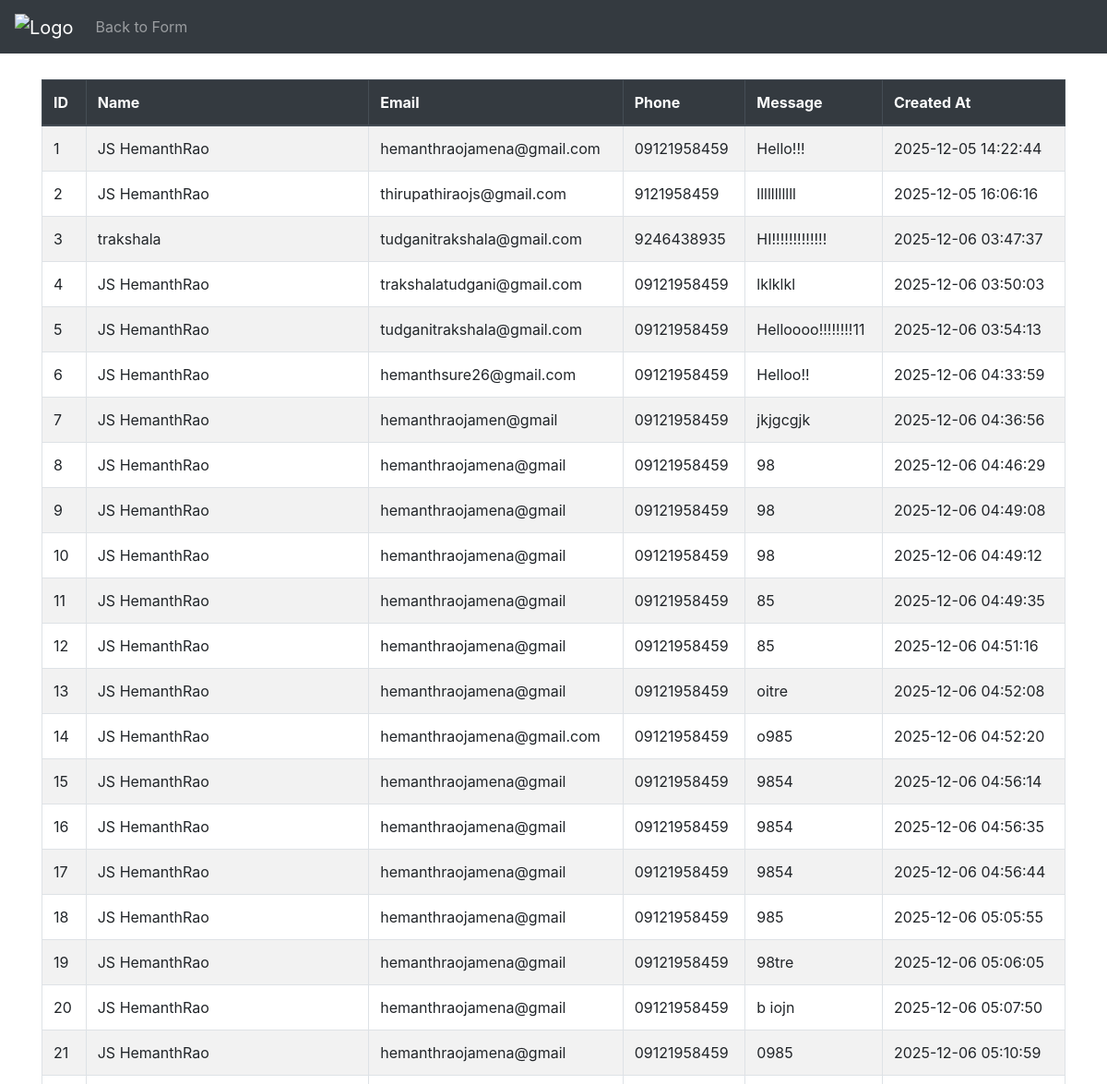
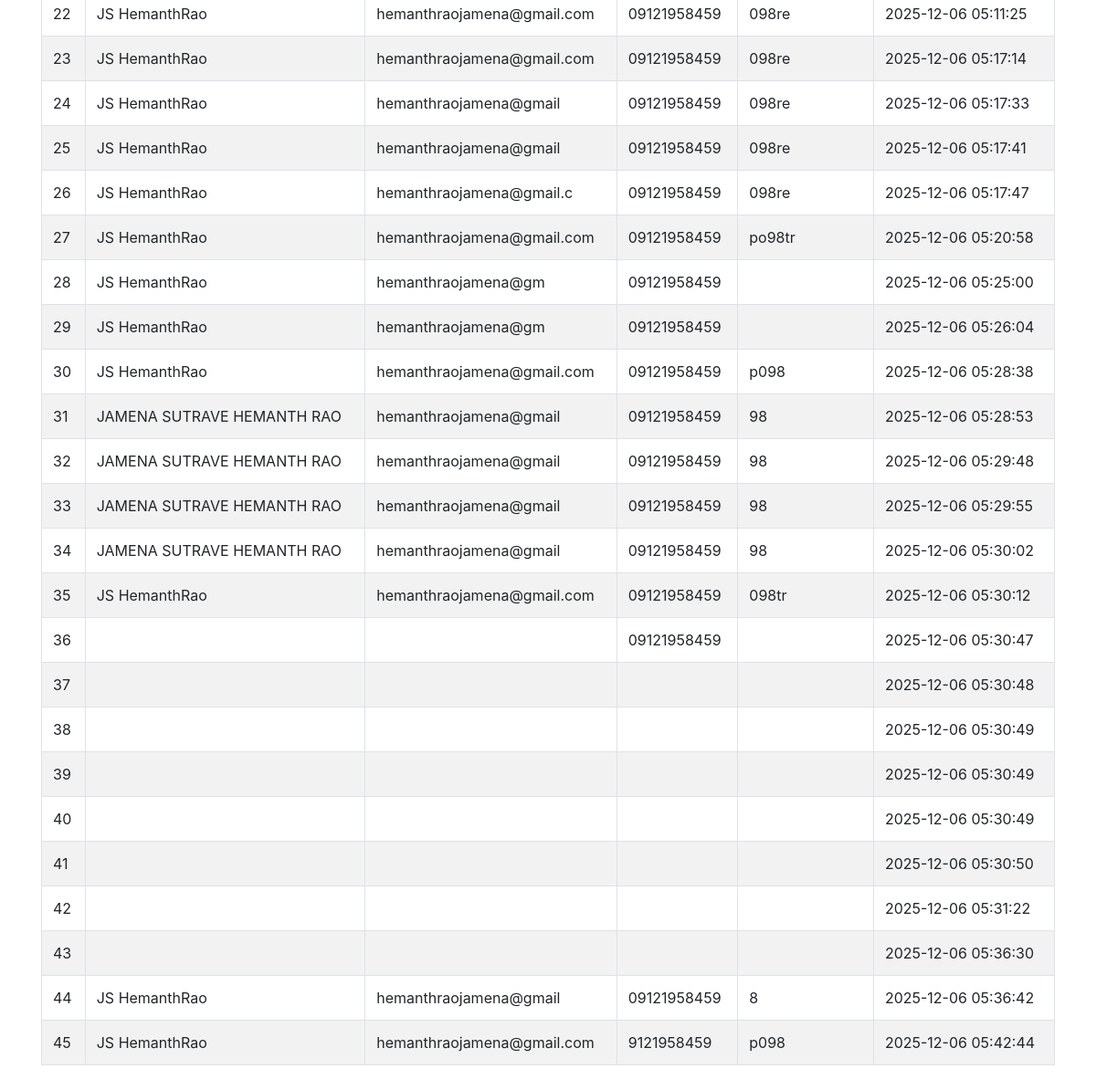
The page /view.php on the database its author committed (2 pictures, top to bottom).
### tables this page shows
CREATE TABLE `contact_form` (
  `id` int(11) NOT NULL,
  `name` varchar(100) DEFAULT NULL,
  `email` varchar(100) DEFAULT NULL,
  `phone` varchar(15) DEFAULT NULL,
  `message` text DEFAULT NULL,
  `created_at` timestamp NOT NULL DEFAULT current_timestamp()
);

### view.php (the view, shortened to what this page needs)
<?php
include "db_connect.php";
$sql = "SELECT * FROM contact_form ORDER BY id ASC";
$result = mysqli_query($conn, $sql);
?>
<!doctype html>
<html lang="en">
<head>
    <link rel="stylesheet"
        href="https://cdn.jsdelivr.net/npm/bootstrap@4.4.1/dist/css/bootstrap.min.css">
</head>
<body class="p-4">
    <nav class="navbar navbar-expand-lg navbar-dark bg-dark mb-4 fixed-top">
        <a class="navbar-brand" href="#">
            <img src="https://res.cloudinary.com/dxr1e1b9j/image/upload/v1764944689/PHP-logo.svg_ni4r5w.png"
                style="height:40px; width:auto;" alt="Logo">
        </a>
        <div class="collapse navbar-collapse" id="navbarContent">
            <ul class="navbar-nav mr-auto">
                <li class="nav-item">
                    <a class="nav-link" href="index.php">Back to Form</a>
                </li>
            </ul>
        </div>
    </nav>
    <div class="container">
        <h2 class="mb-4">Stored Submissions</h2>
        <table class="table table-bordered table-striped">
            <thead class="thead-dark">
                <tr>
                    <th>ID</th>
                    <th>Name</th>
                    <th>Email</th>
                    <th>Phone</th>
                    <th>Message</th>
                    <th>Created At</th>
                </tr>
            </thead>
            <tbody>
                <?php
                if (mysqli_num_rows($result) > 0) {
                    while ($row = mysqli_fetch_assoc($result)) {
                        echo "
              <tr>
                <td>{$row['id']}</td>
                <td>{$row['name']}</td>
                <td>{$row['email']}</td>
                <td>{$row['phone']}</td>
                <td>{$row['message']}</td>
                <td>{$row['created_at']}</td>
              </tr>";
                    }
                } else {
                    echo "<tr><td colspan='6' class='text-center'>No submissions found</td></tr>";
                }
                ?>
            </tbody>
        </table>
    </div>
</body>
</html>

### rows shown on the page
contact_form: id "1", name "JS HemanthRao", email "hemanthraojamena@gmail.com", phone "09121958459", message "Hello!!!", created_at "2025-12-05 14:22:44"
contact_form: id "2", name "JS HemanthRao", email "thirupathiraojs@gmail.com", phone "9121958459", message "lllllllllll", created_at "2025-12-05 16:06:16"
contact_form: id "3", name "trakshala", email "tudganitrakshala@gmail.com", phone "9246438935", message "HI!!!!!!!!!!!!!", created_at "2025-12-06 03:47:37"
contact_form: id "4", name "JS HemanthRao", email "trakshalatudgani@gmail.com", phone "09121958459", message "lklklkl", created_at "2025-12-06 03:50:03"
contact_form: id "5", name "JS HemanthRao", email "tudganitrakshala@gmail.com", phone "09121958459", message "Helloooo!!!!!!!!11", created_at "2025-12-06 03:54:13"
contact_form: id "6", name "JS HemanthRao", email "hemanthsure26@gmail.com", phone "09121958459", message "Helloo!!", created_at "2025-12-06 04:33:59"
contact_form: id "7", name "JS HemanthRao", email "hemanthraojamen@gmail", phone "09121958459", message "jkjgcgjk", created_at "2025-12-06 04:36:56"
contact_form: id "8", name "JS HemanthRao", email "hemanthraojamena@gmail", phone "09121958459", message "98", created_at "2025-12-06 04:46:29"
contact_form: id "9", name "JS HemanthRao", email "hemanthraojamena@gmail", phone "09121958459", message "98", created_at "2025-12-06 04:49:08"
contact_form: id "10", name "JS HemanthRao", email "hemanthraojamena@gmail", phone "09121958459", message "98", created_at "2025-12-06 04:49:12"
contact_form: id "11", name "JS HemanthRao", email "hemanthraojamena@gmail", phone "09121958459", message "85", created_at "2025-12-06 04:49:35"
contact_form: id "12", name "JS HemanthRao", email "hemanthraojamena@gmail", phone "09121958459", message "85", created_at "2025-12-06 04:51:16"
contact_form: id "13", name "JS HemanthRao", email "hemanthraojamena@gmail", phone "09121958459", message "oitre", created_at "2025-12-06 04:52:08"
contact_form: id "14", name "JS HemanthRao", email "hemanthraojamena@gmail.com", phone "09121958459", message "o985", created_at "2025-12-06 04:52:20"
contact_form: id "15", name "JS HemanthRao", email "hemanthraojamena@gmail", phone "09121958459", message "9854", created_at "2025-12-06 04:56:14"
contact_form: id "16", name "JS HemanthRao", email "hemanthraojamena@gmail", phone "09121958459", message "9854", created_at "2025-12-06 04:56:35"
contact_form: id "17", name "JS HemanthRao", email "hemanthraojamena@gmail", phone "09121958459", message "9854", created_at "2025-12-06 04:56:44"
contact_form: id "18", name "JS HemanthRao", email "hemanthraojamena@gmail", phone "09121958459", message "985", created_at "2025-12-06 05:05:55"
contact_form: id "19", name "JS HemanthRao", email "hemanthraojamena@gmail", phone "09121958459", message "98tre", created_at "2025-12-06 05:06:05"
contact_form: id "20", name "JS HemanthRao", email "hemanthraojamena@gmail", phone "09121958459", message "b iojn", created_at "2025-12-06 05:07:50"
contact_form: id "21", name "JS HemanthRao", email "hemanthraojamena@gmail", phone "09121958459", message "0985", created_at "2025-12-06 05:10:59"
contact_form: id "22", name "JS HemanthRao", email "hemanthraojamena@gmail.com", phone "09121958459", message "098re", created_at "2025-12-06 05:11:25"
contact_form: id "23", name "JS HemanthRao", email "hemanthraojamena@gmail.com", phone "09121958459", message "098re", created_at "2025-12-06 05:17:14"
contact_form: id "24", name "JS HemanthRao", email "hemanthraojamena@gmail", phone "09121958459", message "098re", created_at "2025-12-06 05:17:33"
contact_form: id "25", name "JS HemanthRao", email "hemanthraojamena@gmail", phone "09121958459", message "098re", created_at "2025-12-06 05:17:41"
contact_form: id "26", name "JS HemanthRao", email "hemanthraojamena@gmail.c", phone "09121958459", message "098re", created_at "2025-12-06 05:17:47"
contact_form: id "27", name "JS HemanthRao", email "hemanthraojamena@gmail.com", phone "09121958459", message "po98tr", created_at "2025-12-06 05:20:58"
contact_form: id "28", name "JS HemanthRao", email "hemanthraojamena@gm", phone "09121958459", created_at "2025-12-06 05:25:00"
contact_form: id "29", name "JS HemanthRao", email "hemanthraojamena@gm", phone "09121958459", created_at "2025-12-06 05:26:04"
contact_form: id "30", name "JS HemanthRao", email "hemanthraojamena@gmail.com", phone "09121958459", message "p098", created_at "2025-12-06 05:28:38"
contact_form: id "31", name "JAMENA SUTRAVE HEMANTH RAO", email "hemanthraojamena@gmail", phone "09121958459", message "98", created_at "2025-12-06 05:28:53"
contact_form: id "32", name "JAMENA SUTRAVE HEMANTH RAO", email "hemanthraojamena@gmail", phone "09121958459", message "98", created_at "2025-12-06 05:29:48"
contact_form: id "33", name "JAMENA SUTRAVE HEMANTH RAO", email "hemanthraojamena@gmail", phone "09121958459", message "98", created_at "2025-12-06 05:29:55"
contact_form: id "34", name "JAMENA SUTRAVE HEMANTH RAO", email "hemanthraojamena@gmail", phone "09121958459", message "98", created_at "2025-12-06 05:30:02"
contact_form: id "35", name "JS HemanthRao", email "hemanthraojamena@gmail.com", phone "09121958459", message "098tr", created_at "2025-12-06 05:30:12"
contact_form: id "36", phone "09121958459", created_at "2025-12-06 05:30:47"
contact_form: id "37", created_at "2025-12-06 05:30:48"
contact_form: id "38", created_at "2025-12-06 05:30:49"
contact_form: id "39", created_at "2025-12-06 05:30:49"
contact_form: id "40", created_at "2025-12-06 05:30:49"
contact_form: id "41", created_at "2025-12-06 05:30:50"
contact_form: id "42", created_at "2025-12-06 05:31:22"
contact_form: id "43", created_at "2025-12-06 05:36:30"
contact_form: id "44", name "JS HemanthRao", email "hemanthraojamena@gmail", phone "09121958459", message "8", created_at "2025-12-06 05:36:42"
contact_form: id "45", name "JS HemanthRao", email "hemanthraojamena@gmail.com", phone "9121958459", message "p098", created_at "2025-12-06 05:42:44"
